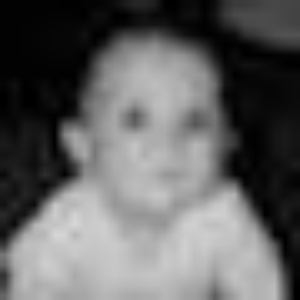
#> input picture frontend/baby.jpg, 300 x 300 px
$ python imageInput.py baby.jpg
#> lines starting #> are read from the running program, lines starting #| are printed output that depends on the picture
import os
import cv2
import argparse
import numpy as np

OBJ, BKG = "OBJ", "BKG"
OBJCODE, BKGCODE = 1, 2
OBJCOLOR, BKGCOLOR = (0, 0, 255), (0, 255, 0)

SF = 10
LOADSEEDS = False

def show_image(image):

    windowname = "Segmentation"
    cv2.namedWindow(windowname, cv2.WINDOW_NORMAL)
    cv2.startWindowThread()
    cv2.imshow(windowname, image)
    cv2.waitKey(0)
    cv2.destroyAllWindows()

def plantSeed(image):

    def drawLines(x, y, pixelType):
        if pixelType == OBJ:
            color, code = OBJCOLOR, OBJCODE
        else:
            color, code = BKGCOLOR, BKGCODE
        cv2.circle(image, (x, y), radius, color, thickness)
        cv2.circle(seeds, (x // SF, y // SF), radius // SF, code, thickness)

    def onMouse(event, x, y, flags, pixelType):
        global drawing
        if event == cv2.EVENT_LBUTTONDOWN:
            drawing = True
            drawLines(x, y, pixelType)
        elif event == cv2.EVENT_MOUSEMOVE and drawing:
            drawLines(x, y, pixelType)
        elif event == cv2.EVENT_LBUTTONUP:
            drawing = False

    def paintSeeds(pixelType):

        print ("Planting", pixelType, "seeds")
        global drawing
        drawing = False
        windowname = "Plant " + pixelType + " seeds"
        cv2.namedWindow(windowname, cv2.WINDOW_AUTOSIZE)
        cv2.setMouseCallback(windowname, onMouse, pixelType)
        while (1):
            cv2.imshow(windowname, image)
            if cv2.waitKey(1) & 0xFF == 27:
                break
        cv2.destroyAllWindows()


    seeds = np.zeros(image.shape, dtype="uint8")
    image = cv2.cvtColor(image, cv2.COLOR_GRAY2RGB)
    image = cv2.resize(image, (0, 0), fx=SF, fy=SF)

    radius = 10
    thickness = -1
    global drawing
    drawing = False

    paintSeeds(OBJ)
    paintSeeds(BKG)
    return seeds, image

def imageInput(imagefile, size=(30, 30)):

#> called with imagefile = 'baby.jpg', size = (30, 30)
    pathname = os.path.splitext(imagefile)[0]
    image = cv2.imread(imagefile, cv2.IMREAD_GRAYSCALE)
#> image is the input picture: shape (300, 300); min 0, max 214, mean 98
    image = cv2.resize(image, size)
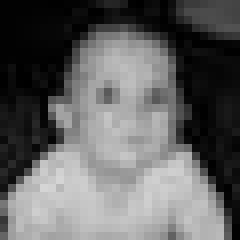
#> image: shape (30, 30) (shown 8 times larger); min 0, max 213, mean 98.2
    seeds, seededImage = plantSeed(image)
#> (key Esc is pressed here)
#> (key Enter is pressed here)
#> seeds: shape (30, 30); every value is 0
    cv2.imwrite(pathname + "seeded.jpg", seededImage)

def parseArgs():

    parser = argparse.ArgumentParser()
    parser.add_argument("imagefile")
    parser.add_argument("--size", "-s",
                        default=30, type=int,
                        help="Defaults to 30x30")
    return parser.parse_args()

if __name__ == "__main__":

    args = parseArgs()
    imageInput(args.imagefile, (args.size, args.size))
